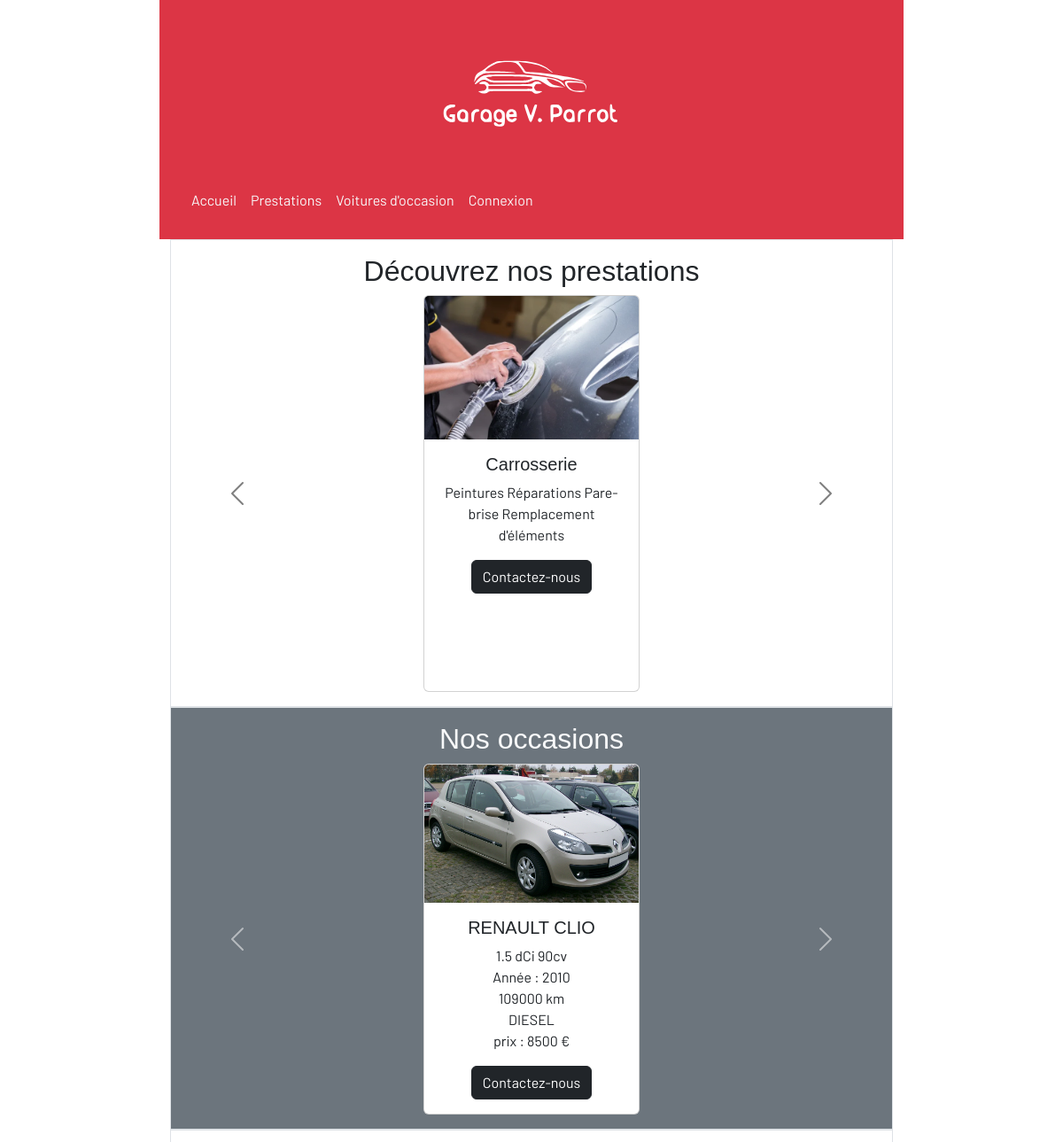
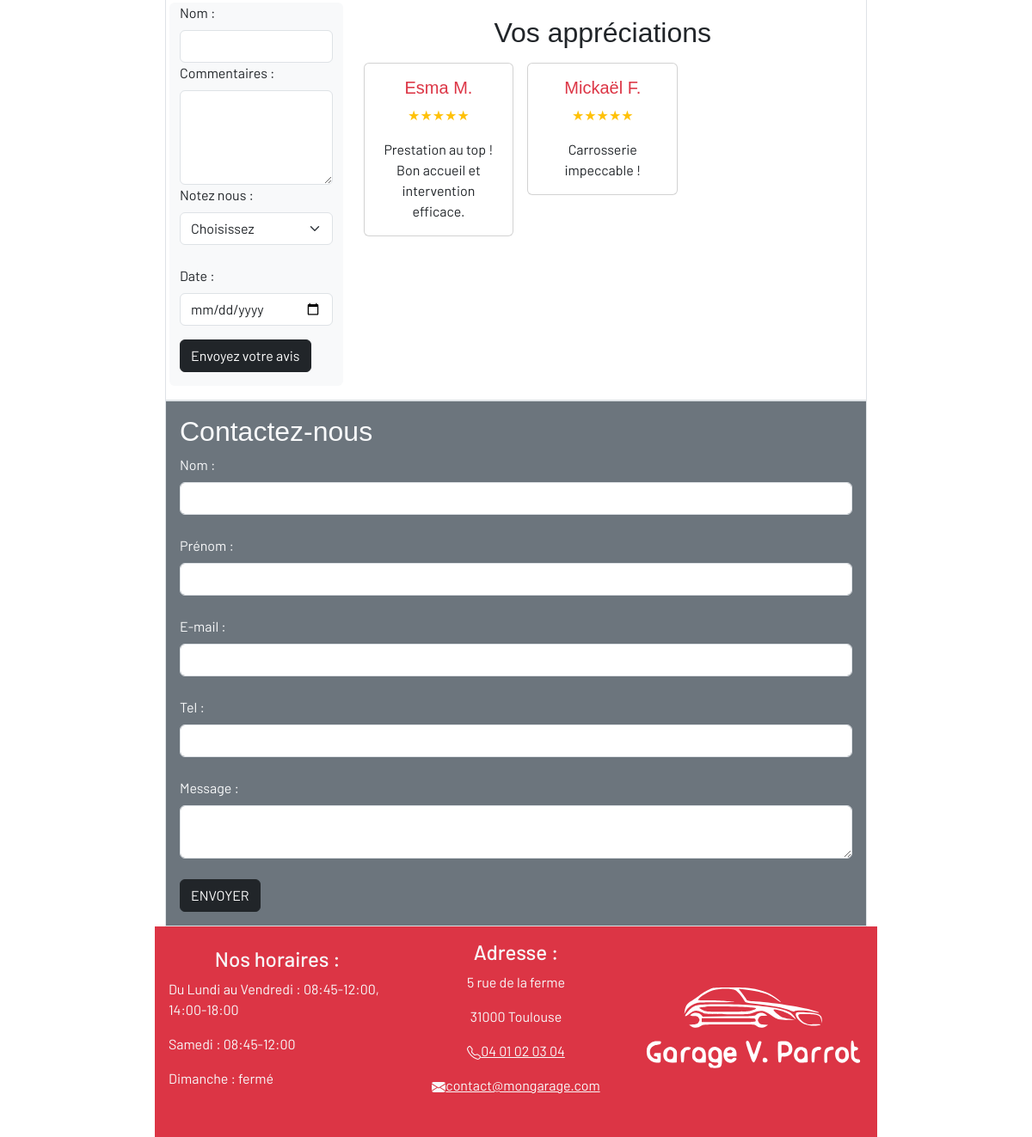
The page / on the database its author committed (2 pictures, top to bottom).
### tables this page shows
CREATE TABLE services (
  serviceId integer AUTO_INCREMENT PRIMARY KEY,
  serviceName varchar(250) NOT NULL,
  description text(500),
  location varchar(250) 
);

CREATE TABLE cars (
  carId integer AUTO_INCREMENT PRIMARY KEY,
  brand varchar(100) NOT NULL,
  model varchar(100) NOT NULL,
  mileage integer(4) NOT NULL,
  kilometers integer(7) NOT NULL,
  price integer(8) NOT NULL,
  engine varchar(20) NOT NULL,
  description text (300) NOT NULL,
  pictureLocation varchar(250)
);

CREATE TABLE reviews (
  reviewId integer AUTO_INCREMENT PRIMARY KEY,
  clientName varchar(100) NOT NULL,
  comment text(500) NOT NULL,
  rate integer(2) NOT NULL,
  date Datetime NOT NULL,
  validated boolean DEFAULT FALSE
);

CREATE TABLE openingHours (
  id integer PRIMARY KEY UNIQUE,
  lundiAuVendredi varchar(50) NOT NULL,
  samedi varchar(100) NOT NULL,
  dimanche varchar(255) NOT NULL
);

### carouselCars.php (the view, shortened to what this page needs)
<?php
include_once 'connectDb.php';
$stmt = $pdo->query('SELECT * FROM cars');
$cars = $stmt->fetchAll(PDO::FETCH_ASSOC);
?>
  <div class="container p-3 text-center border bg-secondary" id="carouselCars">
    <h2 class="text-light">Nos occasions</h2>
    <div id="carouselCarsControls" class="carousel slide" data-bs-ride="carousel">
      <div class="carousel-inner">
        <?php foreach ($cars as $index => $car): ?>
          <div class="carousel-item <?php echo $index === 0 ? 'active' : ''; ?>"data-bs-interval="20000">
            <div class="row justify-content-md-center">
              <div class="col-md-4">
                <div class="card">
                  <img src="<?php echo $car['pictureLocation']; ?>" class="card-img-top" alt="...">
                  <div class="card-body">
                    <h5 class="card-title"><?php echo $car['brand']." ".$car['model']; ?></h5>
                    <p class="card-text">
                      <?php echo $car['description']."<br>"."Année : ".$car['mileage']."<br>".$car['kilometers']." km"."<br>".$car['engine']."<br>"."prix : ".$car['price']." €"."<br>"; ?>
                    </p>
                    <button type="button" class="btn btn-dark contact-btn" data-id="<?php echo $car['carId']; ?>">Contactez-nous</button>
                  </div>
                </div>
              </div>
            </div>
          </div>
        <?php endforeach; ?>
      </div>
      <button class="carousel-control-prev" type="button" data-bs-target="#carouselCarsControls" data-bs-slide="prev">
        <span class="carousel-control-prev-icon" aria-hidden="true"></span>
      </button>
      <button class="carousel-control-next" type="button" data-bs-target="#carouselCarsControls" data-bs-slide="next">
        <span class="carousel-control-next-icon" aria-hidden="true"></span>
      </button>
    </div>
  </div>

### index.php (shortened to what this page needs)
<!DOCTYPE html>
<html lang="fr">
<head>
  <link href="https://cdn.jsdelivr.net/npm/bootstrap@5.3.2/dist/css/bootstrap.min.css" rel="stylesheet">
  <link rel="stylesheet" href="assets/css/style.css">
</head>
<body>
  <?php require_once 'header.php'; ?>
  <main class="container-fluid">
    <?php require_once 'carouselServices.php'; ?>
    <?php require_once 'carouselCars.php'; ?>
    <?php require_once 'formReview.php'; ?>
    <?php require_once 'form_contact.php'; ?>
  </main>
  <?php require_once 'footer.php'; ?>
</body>
</html>

### header.php (shortened to what this page needs)
<header class="container bg-danger p-3">
  <div id="logo" class="d-flex flex-column m-3 text-center">
    <a href="#"><img src="assets/images/logoSVG.svg" alt="logo" width="200" height="150"></a>
  </div>
  <nav class="navbar navbar-expand-lg">
    <div class="container-fluid">
      <div class="collapse navbar-collapse" id="navbarTogglerDemo03">
        <ul class="navbar-nav mb-2 mb-lg-0">
          <li class="nav-item">
            <a class="nav-link text-light active" aria-current="page" href="index.php">Accueil</a>
          </li>
          <li class="nav-item">
            <a class="nav-link text-light" href="services.php">Prestations</a>
          </li>
          <li class="nav-item">
            <a class="nav-link text-light" href="cars.php">Voitures d'occasion</a>
          </li>
          <?php if (!isset($_SESSION['role'])) {  ?>
            <li class="nav-item">
              <a class="nav-link text-light" href="login.php">Connexion</a>
            </li>
          <?php } ?>
        </ul>
      </div>
    </div>
  </nav>
</header>

### carouselServices.php (shortened to what this page needs)
<?php
include_once 'connectDb.php';
$stmt = $pdo->query('SELECT * FROM services');
$services = $stmt->fetchAll(PDO::FETCH_ASSOC);
?>
  <div class="container p-3 text-center border">
    <h2>Découvrez nos prestations</h2>
    <div id="carouselServicesControls" class="carousel carousel-dark slide" data-bs-ride="carousel">
      <div class="carousel-inner">
        <?php foreach ($services as $index => $service): ?>
          <div class="carousel-item <?php echo $index === 0 ? 'active' : ''; ?>">
            <div class="row justify-content-md-center">
              <div class="col-md-4">
                <div class="card" style="height: 28rem;">
                  <img src="<?php echo $service['location']; ?>" class="card-img-top" alt="">
                  <div class="card-body">
                    <h5 class="card-title"><?php echo $service['serviceName']; ?></h5>
                    <p class="card-text"><?php echo $service['description']; ?></p>
                    <button type="button" class="btn btn-dark contact-btn-services" data-id="<?php echo $service['serviceId']; ?>">Contactez-nous</button>
                  </div>
                </div>
              </div>
            </div>
          </div>
        <?php endforeach; ?>
      </div>
      <button class="carousel-control-prev" type="button" data-bs-target="#carouselServicesControls" data-bs-slide="prev">
        <span class="carousel-control-prev-icon" aria-hidden="true"></span>
      </button>
      <button class="carousel-control-next" type="button" data-bs-target="#carouselServicesControls" data-bs-slide="next">
        <span class="carousel-control-next-icon" aria-hidden="true"></span>
      </button>
    </div>
  </div>

### formReview.php (shortened to what this page needs)
<div class="container p-3 border">
  <div class="row">
    <div class="col-sm-3 bg-light rounded">
      <form action="add_review.php" method="post" enctype="multipart/form-data">
        <label for="clientName" class="form-label">Nom : </label>
        <input type="text" id="clientName" name="clientName" class="form-control" required>
        <label for="comment" class="form-label">Commentaires :</label>
        <textarea id="comment" name="comment" rows="4" class="form-control" required></textarea>
        <label for="rate" class="form-label">Notez nous :</label>
        <select class="form-select" aria-label="Default select example" id="rate" name="rate" required>
          <option selected>Choisissez</option>
        </select><br>
        <label for="date" class="form-label">Date : </label>
        <input type="date" id="date" name="date" class="form-control" required>
        <button type="submit" class="btn btn-dark my-3">Envoyez votre avis</button>
      </form>
    </div>
    <div class="col-sm-9">
      <?php require_once 'reviews.php'; ?>
    </div>
  </div>
</div>

### reviews.php (shortened to what this page needs)
<?php
include_once 'connectDb.php';
$stmt = $pdo->query('SELECT * FROM reviews WHERE validated=1');
$reviews = $stmt->fetchAll(PDO::FETCH_ASSOC);
function stars($rate)
{
  switch ($rate) {
    case 5:
      echo "★★★★★";
      break;
  }
}
?>
<div class="container p-3 text-center">
  <h2>Vos appréciations</h2>
  <div class="row">
    <?php foreach ($reviews as $review) : ?>
      <div class="col-md-4 p-2">
        <div class="card">
          <div class="card-body">
            <h5 class="card-title text-danger"><?php echo $review['clientName']; ?></h5>
            <p class="card-text text-warning"><?php stars($review['rate']); ?></p>
            <p class="card-text"><?php echo $review['comment']; ?></p>
          </div>
        </div>
      </div>
    <?php endforeach; ?>
  </div>
</div>

### form_contact.php (shortened to what this page needs)
<div class="container p-3 border bg-secondary text-light">
    <h2>Contactez-nous</h2>
    <form id="contact-form" action="contact.php" method="post">
        <label for="name" class="form-label">Nom :</label>
        <input type="text" class="form-control" id="name" name="name" required><br>
        <label for="firstname" class="form-label">Prénom :</label>
        <input type="text" class="form-control" id="firstname" name="firstname" required><br>
        <label for="email" class="form-label">E-mail :</label>
        <input type="email" class="form-control" id="email" name="email" required><br>
        <label for="phone" class="form-label">Tel :</label>
        <input type="tel" class="form-control" id="phone" name="phone" required><br>
        <label for="message" class="form-label">Message :</label><br>
        <textarea id="carIdInput" name="message" class="form-control" required></textarea><br>
        <button type="submit" class="btn btn-dark">ENVOYER</button>
    </form>
</div>

### footer.php (shortened to what this page needs)
<?php
include_once 'connectDbAdmin.php';
$stmt = $pdo->query('SELECT * FROM openinghours');
$horaires = $stmt->fetchAll(PDO::FETCH_ASSOC);
foreach ($horaires as $horaire) {
  $lundiAuVendredi = $horaire['lundiAuVendredi'];
  $samedi = $horaire['samedi'];
  $dimanche = $horaire['dimanche'];
}
?>
<footer class="container bg-danger p-3">
  <div class="row align-items-center text-light">
    <div class="col-md-4 col-sm-12 mb-3">
      <h4 class="text-center">Nos horaires :</h4>
      <div class="row">
        <div class="col-12">
          <p>Du Lundi au Vendredi : <?php echo $lundiAuVendredi ?></p>
          <p>Samedi : <?php echo $samedi ?></p>
          <p>Dimanche : <?php echo $dimanche ?></p>
        </div>
      </div>
    </div>
    <div class="col-md-4 col-sm-12 mb-3 text-center">
      <h4>Adresse :</h4>
      <p>5 rue de la ferme</p>
      <p>31000 Toulouse</p>
      <p>
        <a href="tel:0401020304" class="link-light">04 01 02 03 04</a>
      </p>
      <p>
        <a href="mailto:contact@mongarage.com" class="link-light">contact@mongarage.com</a>
      </p>
    </div>
    <div class="col-md-4 col-sm-12 text-center">
      <a href="index.php" class="d-inline-flex">
        <img src="assets/images/logoSVG.svg" class="img-fluid" alt="logo">
      </a>
    </div>
  </div>
</footer>

### assets/css/style.css (style rules this page uses)
@media (min-width:1024px) { body { width: 70%; margin: auto; } }
body { font-family: "Barlow", sans-serif; }
h1, h2, h3, h5 { font-family: "Rajdhani", sans-serif; }

### rows shown on the page
services: location (picture), serviceName "Carrosserie", description "Peintures Réparations Pare-brise Remplacement d'éléments"
cars: pictureLocation (picture), brand "RENAULT", model "CLIO", description "1.5 dCi 90cv", mileage "2010", kilometers "109000", engine "DIESEL", price "8500"
reviews: clientName "Esma M.", comment "Prestation au top ! Bon accueil et intervention efficace."
reviews: clientName "Mickaël F.", comment "Carrosserie impeccable !"
openinghours: lundiAuVendredi "08:45-12:00, 14:00-18:00", samedi "08:45-12:00", dimanche "fermé"
